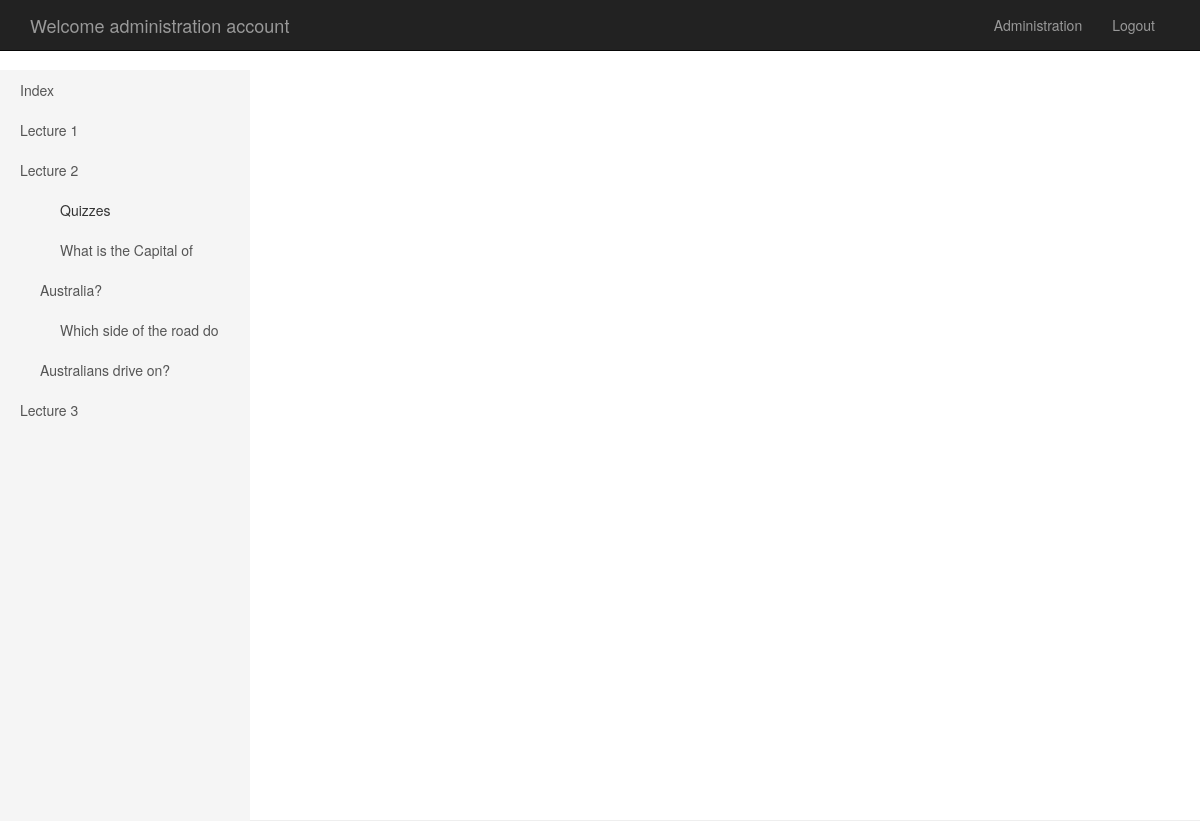
/course/26/Lecture_2 (signed in), run on the app's committed database.
### app/models.py (models this page shows, shortened)
class Lecture(models.Model):
    lecture_name = models.CharField(max_length=30, unique=True)
    lecture_slide = models.URLField(blank=True, null=True, help_text="Optional, Provide a URL link to the lecture slides to be displayed")
    collab_doc = models.URLField(blank=True, null=True, help_text="Optional, Provide a URL Link to a specific google docs, a blank default will be used if empty")
    @property
    def get_slug_field(self):
        return self.lecture_name.replace(' ','_')

class Quiz(models.Model):
    question = models.TextField()
    visible = models.BooleanField(default=False)
    Lecture = models.ForeignKey(Lecture)

### app/cbv/indexviews.py (the view)
# urls.py: url(r'^course/(?P<lect_id>[0-9]+)/(?P<url_slug>[^/]+)$', login_required(LectureView.as_view()), name='lecture'),
class LectureView(TemplateView):
    template_name = 'app/lecture.html'
    def get_context_data(self, **kwargs):
        context = super(LectureView, self).get_context_data(**kwargs)
        context['slug'] = self.kwargs['url_slug']
        context['current_lecture'] = Lecture.objects.get(id=self.kwargs['lect_id'])
        context['lecture_list'] = Lecture.objects.all()
        context['quiz_list'] = Quiz.objects.filter(Lecture = self.kwargs['lect_id'], visible = True)
        return context

### app/templates/app/lecture.html (shortened to what this page needs)
﻿{% extends "app/layout.html" %}
{% block sidebar %}
    <ul class="sidebar-nav">
        <li>
            <a href="{% url 'index' %}"> Index </a>
        </li>
        {% for lecture in lecture_list %}
            <li>
                <a href="{% url 'lecture' lecture.id lecture.get_slug_field %}">{{ lecture.lecture_name }}</a>
                {% if lecture.id == current_lecture.id %}
                    <ul>
                        {% if quiz_list %}
                        <li>
                            Quizzes
                        </li>
                        {% endif %}
                        {% for quiz in quiz_list %}
                        <li>
                            <a href="{% url 'quiz' lecture.id lecture.get_slug_field quiz.id quiz.question %}"> {{ quiz.question }} </a>
                        </li>
                        {% endfor %}
                    </ul>
                {% endif %}
            </li>
        {% endfor %}
    </ul>
{% endblock %}

### app/templates/app/layout.html (shortened to what this page needs)
﻿<!DOCTYPE html>
<html>
<head>
    {% load staticfiles %}
    <link rel="stylesheet" type="text/css" href="{% static 'app/content/bootstrap.css' %}" />
    <link rel="stylesheet" type="text/css" href="{% static 'app/content/sidebar.css' %}" />
    <link rel="stylesheet" type="text/css" href="{% static 'app/content/site.css' %}" />
</head>
<body>
    <div class="navbar navbar-inverse navbar-fixed-top">
        <div class="container">
            <div class="navbar-header">
                {% if user.is_authenticated %}
                <a href="{% url 'index' %}" class="navbar-brand">Welcome {{ user.first_name }} {{ user.last_name }} </a>
                {% else %}
                <a href="{% url 'index' %}" class="navbar-brand">Welcome to LMSUNSW</a>
                {% endif %}
            </div>
            {% if user.is_authenticated %}
            <div class="navbar-collapse collapse">
                <ul class="nav navbar-nav navbar-right">
                    {% if user.is_superuser %}
                    <li>
                        <a href="/admin">Administration</a>
                    </li>
                    {% endif %}
                    <li>
                        <a href="/logout">Logout</a>
                    </li>
                </ul>
            </div>
            {% endif %}
        </div>
    </div>
        <div class="container">
        {% if user.is_authenticated %}
            <div id="wrapper">
                    <div id="sidebar-wrapper">
                        {% block sidebar %}{% endblock %}
                    </div>
                    <div id="page-content-wrapper">
                        {% endif %}
                        {% if user.is_authenticated %}
                    </div>
            </div>
        </div>
        {% endif %}
</body>
</html>

### app/static/app/content/sidebar.css (style rules this page uses)
#sidebar-wrapper { z-index: 1000; position: fixed; left: 250px; width: 0; height: 100%; margin-left: -250px; overflow-y: auto; background: #f5f5f5; -webkit-transition: all 0.5s ease; -moz-transition: all 0.5s ease; -o-transition: all 0.5s ease; transition: all 0.5s ease; }
#page-content-wrapper { width: 100%; position: absolute; padding: 15px; height: 100%; }
.sidebar-nav { position: absolute; top: 0; width: 250px; margin: 0; padding: 0; list-style: none; }
.sidebar-nav li { text-indent: 20px; line-height: 40px; }
.sidebar-nav li li { padding-right: 20px; list-style-type: none; }
.sidebar-nav li a { display: block; text-decoration: none; color: #555555; }
@media (min-width:768px) { #wrapper { padding-left: 250px; } }
@media (min-width:768px) { #sidebar-wrapper { width: 250px; } }
@media (min-width:768px) { #page-content-wrapper { padding: 20px; position: relative; } }

### app/static/app/content/site.css (style rules this page uses)
body { padding-top: 50px; padding-bottom: 20px; height: 100%; }
.container { height: 100%; }

### data on the page
Lecture: lecture_name "Lecture 1"
Lecture: lecture_name "Lecture 2", shows "Quizzes"
Quiz: question "What is the Capital of Australia?"
Quiz: question "Which side of the road do Australians drive on?"
Lecture: lecture_name "Lecture 3"

### other printed values
{{ user.first_name }} "administration"
{{ user.last_name }} "account"
